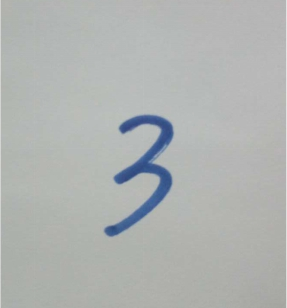
//> input picture img_before/num1.jpg, 287 x 308 px
$ ./preprocess   (built with g++ and OpenCV 4)
//> lines starting //> are read from the running program, lines starting //| are printed output that depends on the picture; after the words box and inside, x2 and y2 are one past the last pixel; in counts of white or black regions, pixels touching at a corner belong together
#include <opencv2/core/core.hpp>
#include <opencv2/highgui/highgui.hpp>
#include <opencv2/imgproc/imgproc.hpp>
#include <stdio.h>

using namespace cv;
using namespace std;

cv::Mat org,dst,img,tmp;
void on_mouse(int event,int x,int y,int flags,void *ustc)//event鼠标事件代号，x,y鼠标坐标，flags拖拽和键盘操作的代号
{
    static Point pre_pt = cv::Point(-1,-1);//初始坐标
    static Point cur_pt = cv::Point(-1,-1);//实时坐标
    char temp[16];
    if (event == CV_EVENT_LBUTTONDOWN)//左键按下，读取初始坐标，并在图像上该点处划圆
    {
        org.copyTo(img);//将原始图片复制到img中
        sprintf(temp,"(%d,%d)",x,y);
        pre_pt = Point(x,y);
        putText(img,temp,pre_pt,FONT_HERSHEY_SIMPLEX,0.5,Scalar(0,0,0,255),1,8);//在窗口上显示坐标
        circle(img,pre_pt,2,Scalar(255,0,0,0),CV_FILLED,CV_AA,0);//划圆
        imshow("img",img);
    }
    else if (event == CV_EVENT_MOUSEMOVE && !(flags & CV_EVENT_FLAG_LBUTTON))//左键没有按下的情况下鼠标移动的处理函数
    {
        img.copyTo(tmp);//将img复制到临时图像tmp上，用于显示实时坐标
        sprintf(temp,"(%d,%d)",x,y);
        cur_pt = Point(x,y);
        putText(tmp,temp,cur_pt,FONT_HERSHEY_SIMPLEX,0.5,Scalar(0,0,0,255));//只是实时显示鼠标移动的坐标
        imshow("img",tmp);
    }
    else if (event == CV_EVENT_MOUSEMOVE && (flags & CV_EVENT_FLAG_LBUTTON))//左键按下时，鼠标移动，则在图像上划矩形
    {
        img.copyTo(tmp);
        sprintf(temp,"(%d,%d)",x,y);
        cur_pt = Point(x,y);
        putText(tmp,temp,cur_pt,FONT_HERSHEY_SIMPLEX,0.5,Scalar(0,0,0,255));
        rectangle(tmp,pre_pt,cur_pt,Scalar(0,255,0,0),1,8,0);//在临时图像上实时显示鼠标拖动时形成的矩形
        imshow("img",tmp);
    }
    else if (event == CV_EVENT_LBUTTONUP)//左键松开，将在图像上划矩形
    {
        org.copyTo(img);
        sprintf(temp,"(%d,%d)",x,y);
        cur_pt = Point(x,y);
        putText(img,temp,cur_pt,FONT_HERSHEY_SIMPLEX,0.5,Scalar(0,0,0,255));
        circle(img,pre_pt,2,Scalar(255,0,0,0),CV_FILLED,CV_AA,0);
        rectangle(img,pre_pt,cur_pt,Scalar(0,255,0,0),1,8,0);//根据初始点和结束点，将矩形画到img上
        imshow("img",img);
        img.copyTo(tmp);
        //截取矩形包围的图像，并保存到dst中
        int width = abs(pre_pt.x - cur_pt.x);
        int height = abs(pre_pt.y - cur_pt.y);
        if (width == 0 || height == 0)
        {
            printf("width == 0 || height == 0");
            return;
        }
        dst = org(Rect(min(cur_pt.x,pre_pt.x),min(cur_pt.y,pre_pt.y),width,height));
        cv::resize(dst,dst,Size(28,28));
        cvtColor( dst, dst, CV_BGR2GRAY );
        threshold(dst, dst, 170, 255, CV_THRESH_BINARY);
        imwrite("./img_after/num1.png",dst);//注意将这里改为自己的处理结果存储地址
        namedWindow("dst");
        imshow("dst",dst);
        waitKey(0);
    }
}
int main()
{
    org = imread("./img_before/num1.jpg");//读取图片地址
//> org is the input picture: 308 rows x 287 cols, CV_8UC3; mean B, G, R 177.6, 179.1, 175.7
    org.copyTo(img);
    org.copyTo(tmp);
    namedWindow("img");//定义一个img窗口
    setMouseCallback("img",on_mouse,0);//调用回调函数
    imshow("img",img);
    cv::waitKey(0);
//> the left mouse button is pressed at (71, 77)
//> in on_mouse, `putText(img,temp,pre_pt,FONT_HERSHEY_SIMPLEX,0.5,Scalar(0,0,0,255),1,8);`:
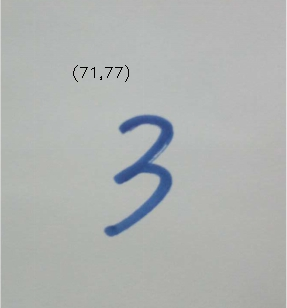
//> img: 308 rows x 287 cols, CV_8UC3; 0.12% of pixels changed, all inside (x1, y1, x2, y2) = (73, 65, 129, 82)
//> in on_mouse, `circle(img,pre_pt,2,Scalar(255,0,0,0),CV_FILLED,CV_AA,0);`: img: 308 rows x 287 cols, CV_8UC3; 27 pixels changed, all inside (x1, y1, x2, y2) = (68, 75, 75, 81)
//> the mouse is dragged to (143, 154)
//> the mouse is dragged to (215, 231)
//> call 3 of on_mouse, with event = 0, x = 215, y = 231, flags = 1
//> in on_mouse (call 3), `rectangle(tmp,pre_pt,cur_pt,Scalar(0,255,0,0),1,8,0);`:
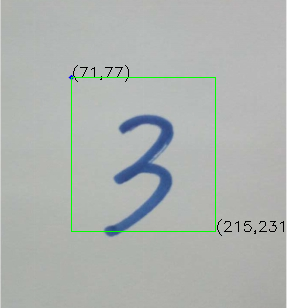
//> tmp: 308 rows x 287 cols, CV_8UC3; mean B, G, R 175.9, 179.1, 174
//> the button is released at (215, 231)
//> call 4 of on_mouse, with event = 4, x = 215, y = 231, flags = 0
//> in on_mouse (call 4), `circle(img,pre_pt,2,Scalar(255,0,0,0),CV_FILLED,CV_AA,0);`: img: 308 rows x 287 cols, CV_8UC3; mean B, G, R 177.3, 178.8, 175.4
//> in on_mouse (call 4), `rectangle(img,pre_pt,cur_pt,Scalar(0,255,0,0),1,8,0);`:
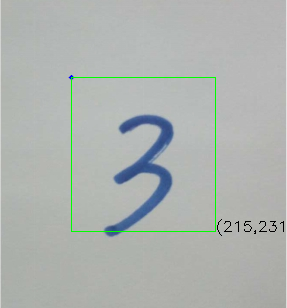
//> img: 308 rows x 287 cols, CV_8UC3; mean B, G, R 176.1, 179.3, 174.2
//> in on_mouse (call 4), `dst = org(Rect(min(cur_pt.x,pre_pt.x),min(cur_pt.y,pre_pt.y),width,hei..`:
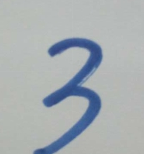
//> dst: 154 rows x 144 cols, CV_8UC3; mean B, G, R 177.8, 174.7, 168.3
//> in on_mouse (call 4), `cv::resize(dst,dst,Size(28,28));`:
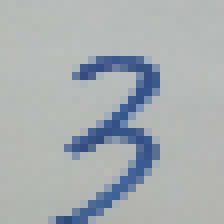
//> dst: 28 rows x 28 cols, CV_8UC3 (shown 8 times larger); mean B, G, R 177.8, 174.6, 168.2
//> in on_mouse (call 4), `cvtColor( dst, dst, CV_BGR2GRAY );`:
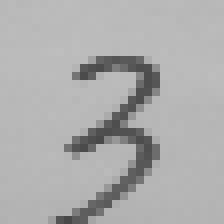
//> dst: 28 rows x 28 cols, CV_8UC1 (shown 8 times larger); min 72, max 190, mean 173.2
//> in on_mouse (call 4), `threshold(dst, dst, 170, 255, CV_THRESH_BINARY);`:
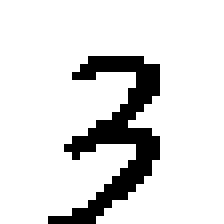
//> dst: 28 rows x 28 cols, CV_8UC1 (shown 8 times larger); 86.6% white; black in thin lines or dots, all inside (x1, y1, x2, y2) = (6, 7, 20, 28)
}
